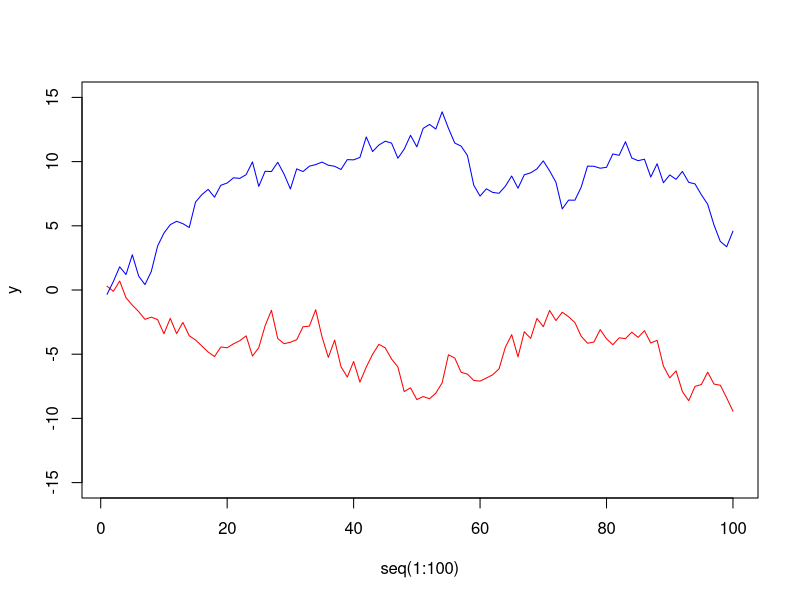
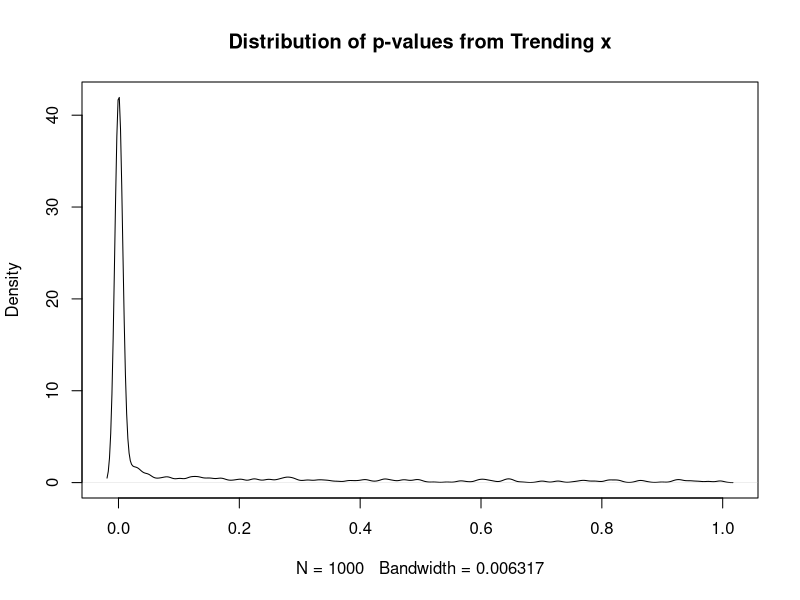

Here is the R script that generated these plots, in order:
## ---- chunk 1
knitr::opts_chunk$set(echo = TRUE, message=FALSE, warning=FALSE)
## ---- chunk 2
knitr::opts_chunk$set(echo = TRUE)
## ---- chunk 3
y <- cumsum(rnorm(100))
x <- cumsum(rnorm(100))
plot(x=seq(1:100), y=y, type="l", col="red", ylim=c(-15,15))
lines(x=seq(1:100), y=x, col="blue")
## ---- chunk 4
SR <- function(n) {
  Results <- NULL
  for(i in 1:n) {
y <- cumsum(rnorm(100))
x <- cumsum(rnorm(100))
Result <- summary(lm(y~x))$coefficients[2,4]
Results <- append(Result,Results)
  }
  Results
}
## ---- chunk 5
Res1 <- SR(1000)
plot(density(Res1), main="Distribution of p-values from Trending x")
## ---- chunk 6
table(Res1 > 0.05)
